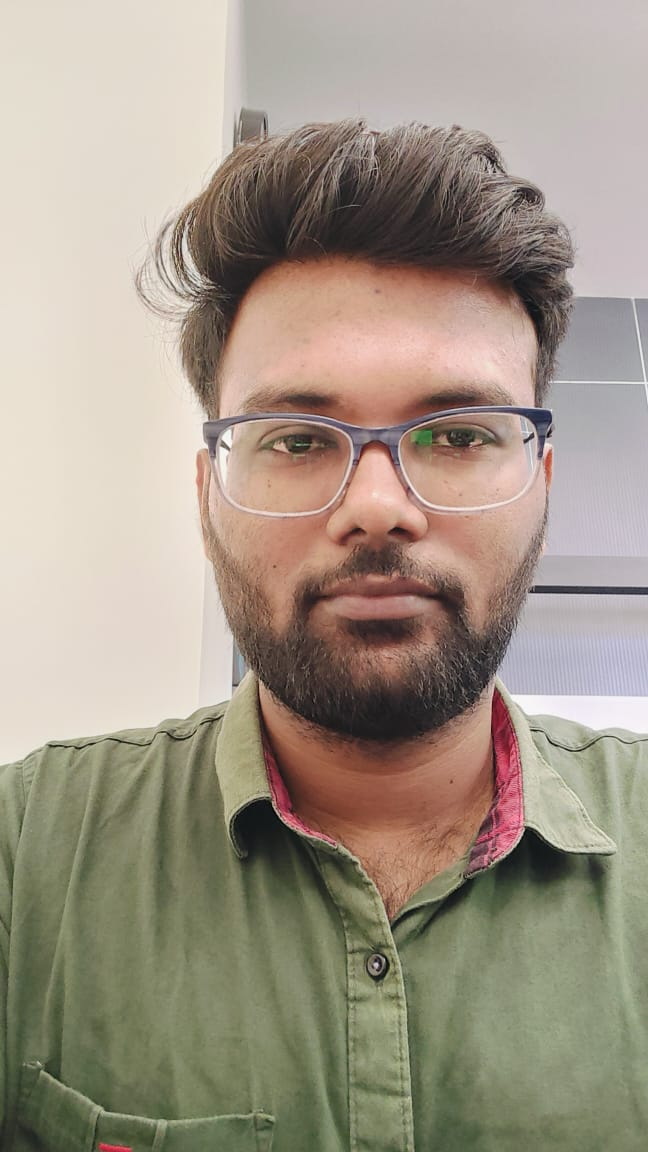
#> input picture employee_pic/Himalay.jpeg, 648 x 1152 px
$ python -i compreface_webcam_recognition_demo.py   (imports and definitions only)
#> lines starting #> are read from the running program, lines starting #| are printed output that depends on the picture
#> further down, picture is the input picture: shape (1152, 648, 3); mean B, G, R 135.3, 150.2, 161.4
import os
os.environ['QT_QPA_PLATFORM'] = 'xcb'  # Or 'offscreen' if you want no display
import cv2, time
import argparse
import time
import gc
import shutil
import numpy as np
from threading import Thread
import pandas as pd
from compreface import CompreFace
from compreface.service import RecognitionService
# from sqlalchemy import create_engine, text
from datetime import datetime

# Generate the timestamp
timestamp = datetime.now().strftime('%Y%m%d%H%M%S')
# timestamp = f"recognition_results_{timestamp}"

# Directory to store employee images
database_dir = 'Report'
# Create the main database directory if it doesn't exist
# [3 lines not run here, left out]
excel_name = 'face_recognition_results.xlsx'
excel_path = os.path.join(database_dir, excel_name)

# postgre - - - - - - - - - -
# from sqlalchemy import create_engine, Column, Integer, String, Text
# from sqlalchemy.ext.declarative import declarative_base
# from sqlalchemy.orm import sessionmaker

# # Define the database URL
# DATABASE_URL = "postgresql+psycopg2://postgres:pgsqlpass@localhost:5432/postgres"

# # Create a database engine
# engine = create_engine(DATABASE_URL)

# # Define the Base class
# Base = declarative_base()

# # Define the Table schema
# class RecognitionResult(Base):
#     __tablename__ = 'recognition_results'

#     id = Column(Integer, primary_key=True, autoincrement=True)
#     age_low = Column(Integer)
#     age_high = Column(Integer)
#     gender = Column(String)
#     mask = Column(String)
#     subjects = Column(Text)  # Use Text for longer strings
#     image = Column(String)

# # Drop the table
# Base.metadata.drop_all(engine)
# print("All tables have been dropped.")

# # Create tables in the database
# Base.metadata.create_all(engine)

# # Create a session
# Session = sessionmaker(bind=engine)
# session = Session()

# # # Purge all rows from the table
# # session.query(RecognitionResult).delete()
# # session.commit()
# # print("All rows deleted from the table.")

# error [hevc @ 0x27a5140] Could not find ref with POC 3
#  - - - - - - - - - - - - - -

# [13 lines left out: function parseArguments, not called in this run]

def apply_clahe(image):
    """Apply CLAHE (Contrast Limited Adaptive Histogram Equalization) to the image."""
    # Convert to grayscale
    gray = cv2.cvtColor(image, cv2.COLOR_BGR2GRAY)
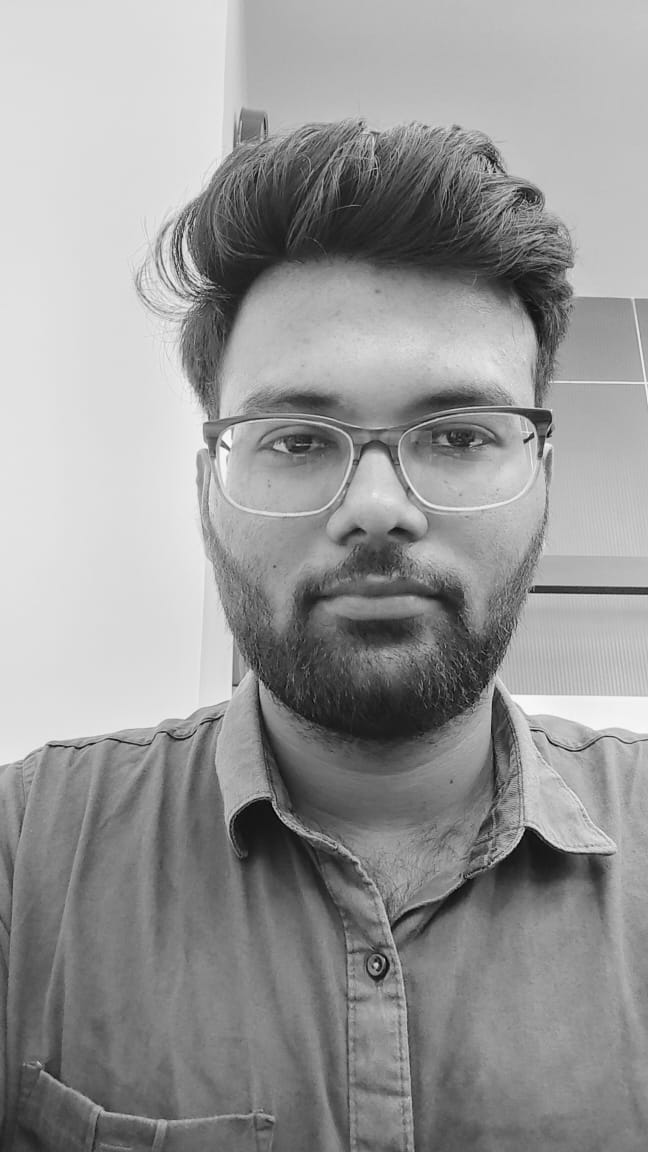
#> gray: shape (1152, 648); min 1, max 254, mean 151.8

    # Create a CLAHE object with desired clip limit and grid size
    clahe = cv2.createCLAHE(clipLimit=2.0, tileGridSize=(8, 8))

    # Apply CLAHE to the grayscale image
    clahe_img = clahe.apply(gray)
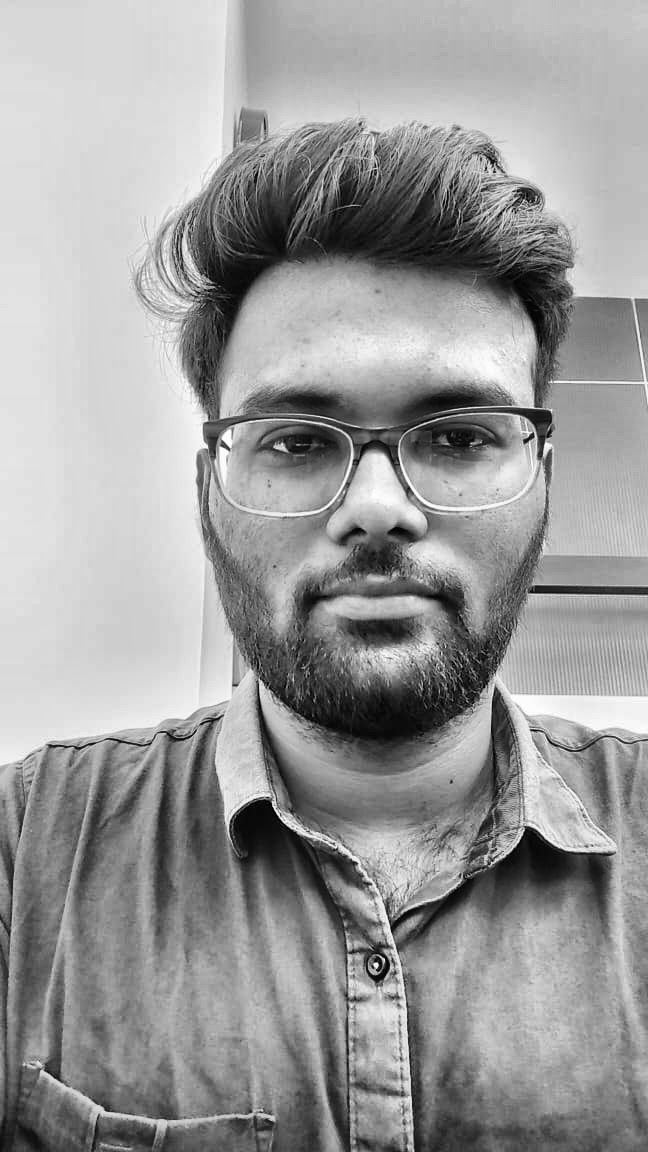
#> clahe_img: shape (1152, 648); min 0, max 255, mean 154.7

    # Convert back to BGR after CLAHE
    return cv2.cvtColor(clahe_img, cv2.COLOR_GRAY2BGR)

# [8 lines left out: function apply_gamma_correction, not called in this run]

class ThreadedCamera:
    # [103 lines left out: functions __init__, show_frame, not called in this run]

    def is_active(self):
        return self.active

    # [87 lines left out: functions update, filter_recognition_results, save_results_to_excel, not called in this run]


# [21 lines not run here, left out]

    # Close the PostgreSQL session
    # session.close()
    # print("PostgreSQL session closed")

>>> import cv2
>>> picture = cv2.imread('employee_pic/Himalay.jpeg')
>>> result = apply_clahe(picture)

$ run again, on employee_pic/janvi.jpeg
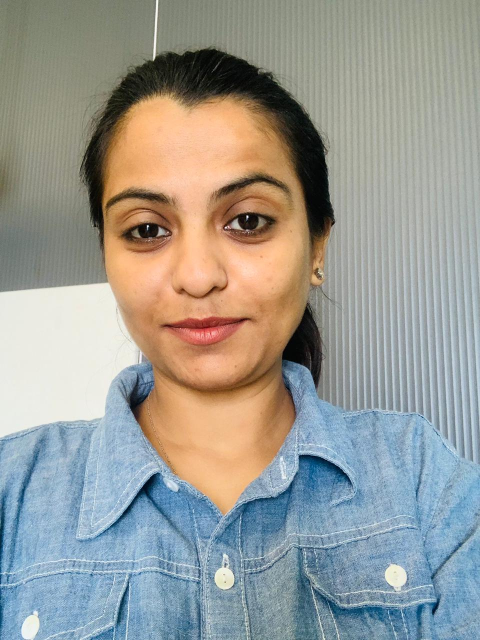
#> input picture employee_pic/janvi.jpeg, 960 x 1280 px (shown at 1/2 size)
#> picture is the input picture: shape (1280, 960, 3); mean B, G, R 148.8, 154.5, 154
#> in apply_clahe, `gray = cv2.cvtColor(image, cv2.COLOR_BGR2GRAY)`:
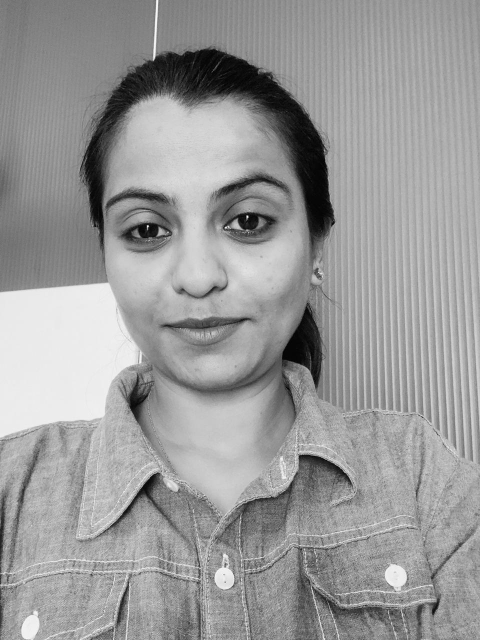
#> gray: shape (1280, 960) (shown at 1/2 size); min 0, max 254, mean 153.7
#> in apply_clahe, `clahe_img = clahe.apply(gray)`:
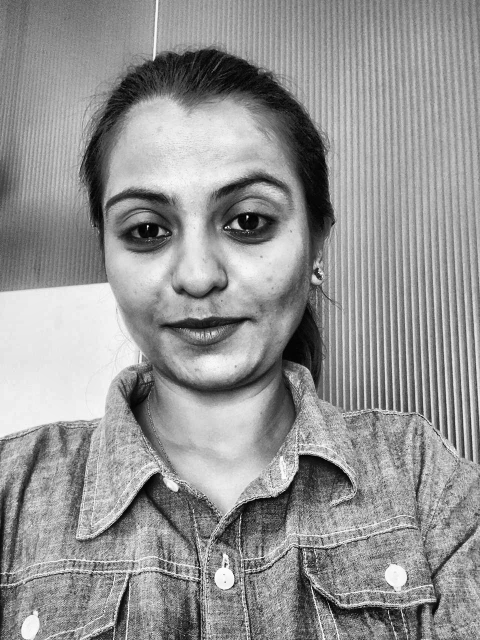
#> clahe_img: shape (1280, 960) (shown at 1/2 size); min 0, max 255, mean 148.2

$ run again, on employee_pic/sagar_sir.jpeg
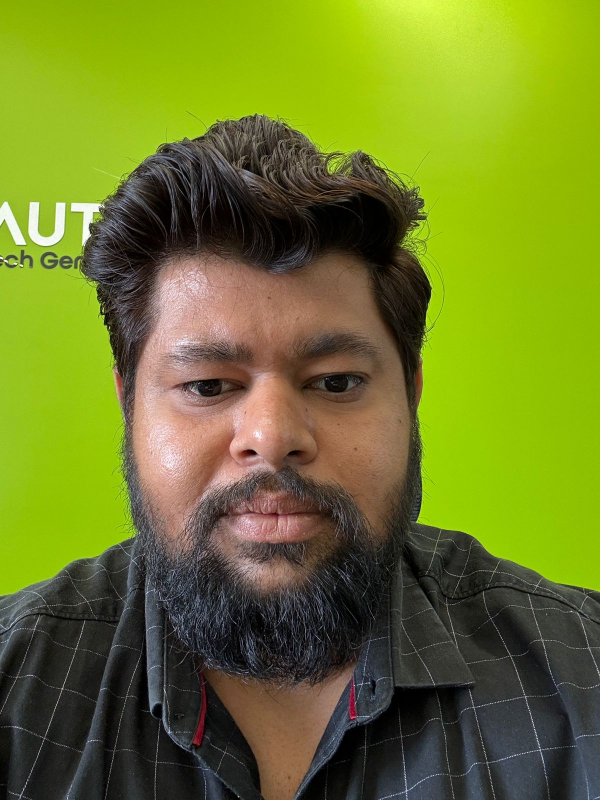
#> input picture employee_pic/sagar_sir.jpeg, 1200 x 1600 px (shown at 1/2 size)
#> picture is the input picture: shape (1600, 1200, 3); mean B, G, R 39.3, 123.4, 110.7
#> in apply_clahe, `gray = cv2.cvtColor(image, cv2.COLOR_BGR2GRAY)`:
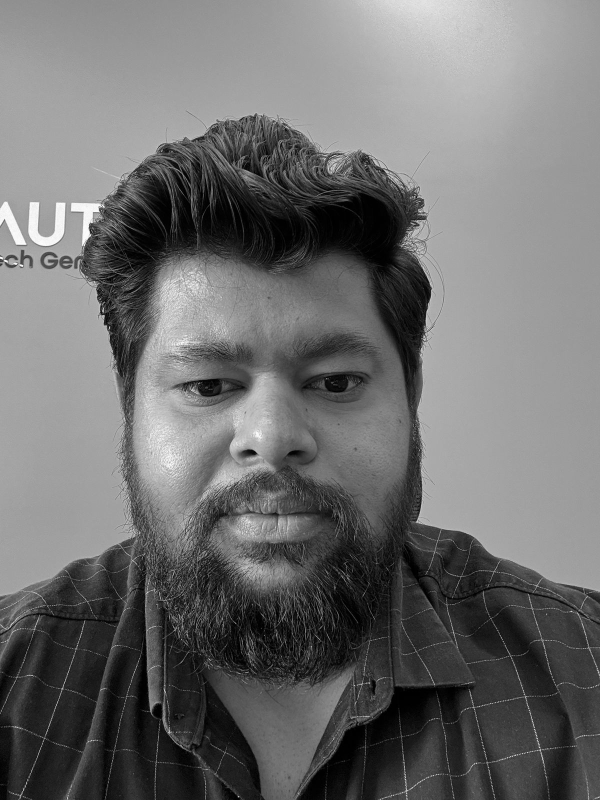
#> gray: shape (1600, 1200) (shown at 1/2 size); min 0, max 255, mean 110
#> in apply_clahe, `clahe_img = clahe.apply(gray)`:
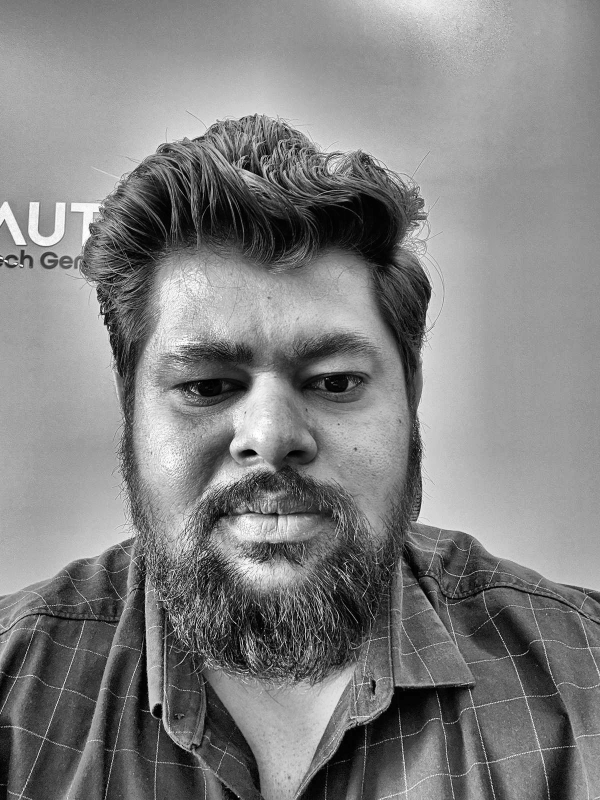
#> clahe_img: shape (1600, 1200) (shown at 1/2 size); min 0, max 255, mean 129

$ run again, on employee_pic/sahil1.jpeg
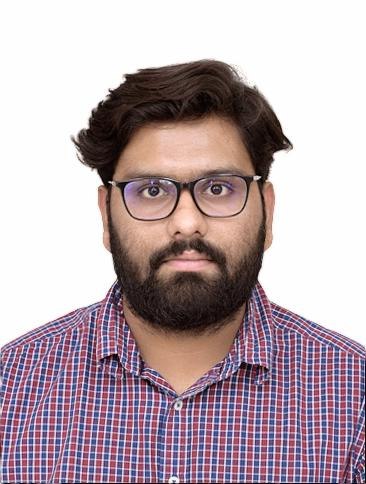
#> input picture employee_pic/sahil1.jpeg, 366 x 484 px
#> picture is the input picture: shape (484, 366, 3); mean B, G, R 173.5, 166.9, 184
#> in apply_clahe, `gray = cv2.cvtColor(image, cv2.COLOR_BGR2GRAY)`:
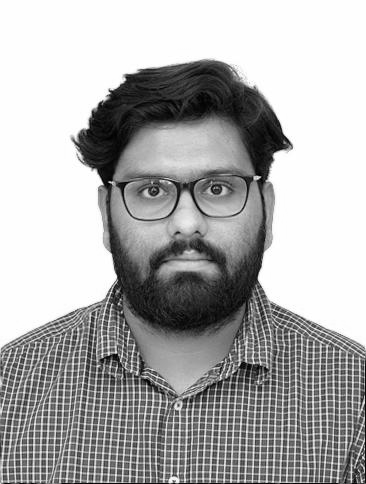
#> gray: shape (484, 366); min 1, max 255, mean 172.8
#> in apply_clahe, `clahe_img = clahe.apply(gray)`:
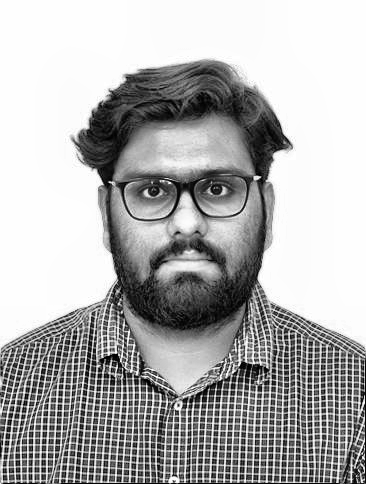
#> clahe_img: shape (484, 366); min 0, max 255, mean 175.5
